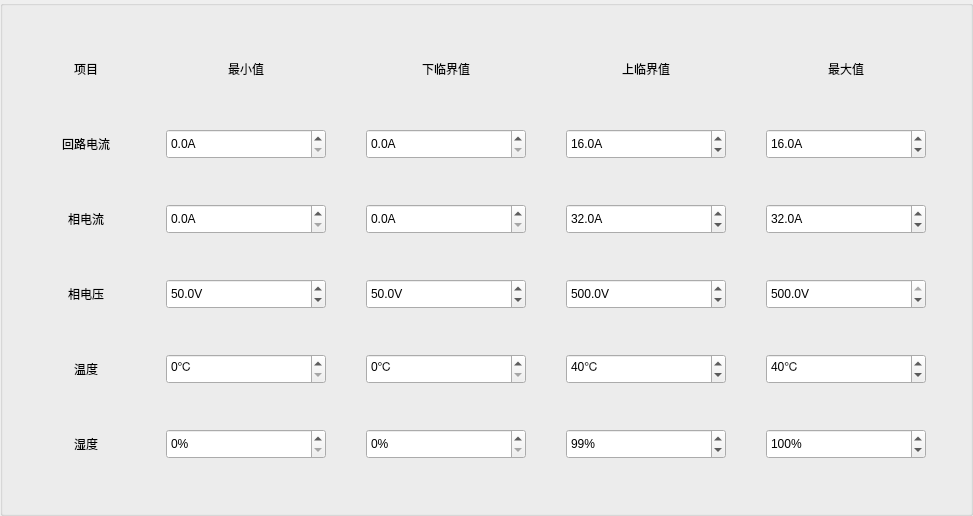
<?xml version="1.0" encoding="UTF-8"?>
<ui version="4.0">
 <class>Home_ZpduAlarmWid</class>
 <widget class="QWidget" name="Home_ZpduAlarmWid">
  <property name="geometry">
   <rect>
    <x>0</x>
    <y>0</y>
    <width>973</width>
    <height>516</height>
   </rect>
  </property>
  <property name="windowTitle">
   <string>Form</string>
  </property>
  <layout class="QGridLayout" name="gridLayout">
   <property name="leftMargin">
    <number>0</number>
   </property>
   <property name="topMargin">
    <number>0</number>
   </property>
   <property name="rightMargin">
    <number>0</number>
   </property>
   <property name="bottomMargin">
    <number>0</number>
   </property>
   <property name="spacing">
    <number>0</number>
   </property>
   <item row="0" column="0">
    <widget class="QGroupBox" name="groupBox_2">
     <property name="minimumSize">
      <size>
       <width>0</width>
       <height>30</height>
      </size>
     </property>
     <property name="title">
      <string/>
     </property>
     <layout class="QGridLayout" name="gridLayout_2">
      <item row="0" column="0">
       <widget class="QLabel" name="label_14">
        <property name="minimumSize">
         <size>
          <width>0</width>
          <height>30</height>
         </size>
        </property>
        <property name="maximumSize">
         <size>
          <width>80</width>
          <height>30</height>
         </size>
        </property>
        <property name="text">
         <string>项目</string>
        </property>
        <property name="alignment">
         <set>Qt::AlignCenter</set>
        </property>
       </widget>
      </item>
      <item row="0" column="1">
       <widget class="QLabel" name="label_10">
        <property name="minimumSize">
         <size>
          <width>0</width>
          <height>30</height>
         </size>
        </property>
        <property name="maximumSize">
         <size>
          <width>160</width>
          <height>30</height>
         </size>
        </property>
        <property name="text">
         <string>最小值</string>
        </property>
        <property name="alignment">
         <set>Qt::AlignCenter</set>
        </property>
       </widget>
      </item>
      <item row="0" column="2">
       <widget class="QLabel" name="label_11">
        <property name="minimumSize">
         <size>
          <width>0</width>
          <height>30</height>
         </size>
        </property>
        <property name="maximumSize">
         <size>
          <width>160</width>
          <height>30</height>
         </size>
        </property>
        <property name="text">
         <string>下临界值</string>
        </property>
        <property name="alignment">
         <set>Qt::AlignCenter</set>
        </property>
       </widget>
      </item>
      <item row="0" column="3">
       <widget class="QLabel" name="label_12">
        <property name="minimumSize">
         <size>
          <width>0</width>
          <height>30</height>
         </size>
        </property>
        <property name="maximumSize">
         <size>
          <width>160</width>
          <height>30</height>
         </size>
        </property>
        <property name="text">
         <string>上临界值</string>
        </property>
        <property name="alignment">
         <set>Qt::AlignCenter</set>
        </property>
       </widget>
      </item>
      <item row="0" column="4">
       <widget class="QLabel" name="label_13">
        <property name="minimumSize">
         <size>
          <width>0</width>
          <height>30</height>
         </size>
        </property>
        <property name="maximumSize">
         <size>
          <width>160</width>
          <height>30</height>
         </size>
        </property>
        <property name="text">
         <string>最大值</string>
        </property>
        <property name="alignment">
         <set>Qt::AlignCenter</set>
        </property>
       </widget>
      </item>
      <item row="1" column="0">
       <widget class="QLabel" name="label_17">
        <property name="minimumSize">
         <size>
          <width>0</width>
          <height>30</height>
         </size>
        </property>
        <property name="maximumSize">
         <size>
          <width>80</width>
          <height>16777215</height>
         </size>
        </property>
        <property name="text">
         <string>回路电流</string>
        </property>
        <property name="alignment">
         <set>Qt::AlignCenter</set>
        </property>
       </widget>
      </item>
      <item row="1" column="1">
       <widget class="QDoubleSpinBox" name="loopMinSpin">
        <property name="minimumSize">
         <size>
          <width>0</width>
          <height>30</height>
         </size>
        </property>
        <property name="maximumSize">
         <size>
          <width>160</width>
          <height>16777215</height>
         </size>
        </property>
        <property name="suffix">
         <string>A</string>
        </property>
        <property name="decimals">
         <number>1</number>
        </property>
        <property name="maximum">
         <double>300.000000000000000</double>
        </property>
       </widget>
      </item>
      <item row="1" column="2">
       <widget class="QDoubleSpinBox" name="loopCrMinSpin">
        <property name="minimumSize">
         <size>
          <width>0</width>
          <height>30</height>
         </size>
        </property>
        <property name="maximumSize">
         <size>
          <width>160</width>
          <height>16777215</height>
         </size>
        </property>
        <property name="suffix">
         <string>A</string>
        </property>
        <property name="decimals">
         <number>1</number>
        </property>
        <property name="maximum">
         <double>300.000000000000000</double>
        </property>
       </widget>
      </item>
      <item row="1" column="3">
       <widget class="QDoubleSpinBox" name="loopCrMaxSpin">
        <property name="minimumSize">
         <size>
          <width>0</width>
          <height>30</height>
         </size>
        </property>
        <property name="maximumSize">
         <size>
          <width>160</width>
          <height>16777215</height>
         </size>
        </property>
        <property name="suffix">
         <string>A</string>
        </property>
        <property name="decimals">
         <number>1</number>
        </property>
        <property name="maximum">
         <double>300.000000000000000</double>
        </property>
        <property name="value">
         <double>16.000000000000000</double>
        </property>
       </widget>
      </item>
      <item row="1" column="4">
       <widget class="QDoubleSpinBox" name="loopMaxSpin">
        <property name="minimumSize">
         <size>
          <width>0</width>
          <height>30</height>
         </size>
        </property>
        <property name="maximumSize">
         <size>
          <width>160</width>
          <height>16777215</height>
         </size>
        </property>
        <property name="suffix">
         <string>A</string>
        </property>
        <property name="decimals">
         <number>1</number>
        </property>
        <property name="maximum">
         <double>300.000000000000000</double>
        </property>
        <property name="value">
         <double>16.000000000000000</double>
        </property>
       </widget>
      </item>
      <item row="2" column="0">
       <widget class="QLabel" name="label_16">
        <property name="minimumSize">
         <size>
          <width>0</width>
          <height>30</height>
         </size>
        </property>
        <property name="maximumSize">
         <size>
          <width>80</width>
          <height>16777215</height>
         </size>
        </property>
        <property name="text">
         <string>相电流</string>
        </property>
        <property name="alignment">
         <set>Qt::AlignCenter</set>
        </property>
       </widget>
      </item>
      <item row="2" column="1">
       <widget class="QDoubleSpinBox" name="curMinSpin">
        <property name="minimumSize">
         <size>
          <width>0</width>
          <height>30</height>
         </size>
        </property>
        <property name="maximumSize">
         <size>
          <width>160</width>
          <height>16777215</height>
         </size>
        </property>
        <property name="suffix">
         <string>A</string>
        </property>
        <property name="decimals">
         <number>1</number>
        </property>
        <property name="maximum">
         <double>300.000000000000000</double>
        </property>
       </widget>
      </item>
      <item row="2" column="2">
       <widget class="QDoubleSpinBox" name="curCrMinSpin">
        <property name="minimumSize">
         <size>
          <width>0</width>
          <height>30</height>
         </size>
        </property>
        <property name="maximumSize">
         <size>
          <width>160</width>
          <height>16777215</height>
         </size>
        </property>
        <property name="suffix">
         <string>A</string>
        </property>
        <property name="decimals">
         <number>1</number>
        </property>
        <property name="maximum">
         <double>300.000000000000000</double>
        </property>
       </widget>
      </item>
      <item row="2" column="3">
       <widget class="QDoubleSpinBox" name="curCrMaxSpin">
        <property name="minimumSize">
         <size>
          <width>0</width>
          <height>30</height>
         </size>
        </property>
        <property name="maximumSize">
         <size>
          <width>160</width>
          <height>16777215</height>
         </size>
        </property>
        <property name="suffix">
         <string>A</string>
        </property>
        <property name="decimals">
         <number>1</number>
        </property>
        <property name="maximum">
         <double>300.000000000000000</double>
        </property>
        <property name="value">
         <double>32.000000000000000</double>
        </property>
       </widget>
      </item>
      <item row="2" column="4">
       <widget class="QDoubleSpinBox" name="curMaxSpin">
        <property name="minimumSize">
         <size>
          <width>0</width>
          <height>30</height>
         </size>
        </property>
        <property name="maximumSize">
         <size>
          <width>160</width>
          <height>16777215</height>
         </size>
        </property>
        <property name="suffix">
         <string>A</string>
        </property>
        <property name="decimals">
         <number>1</number>
        </property>
        <property name="maximum">
         <double>300.000000000000000</double>
        </property>
        <property name="value">
         <double>32.000000000000000</double>
        </property>
       </widget>
      </item>
      <item row="3" column="0">
       <widget class="QLabel" name="label_15">
        <property name="minimumSize">
         <size>
          <width>0</width>
          <height>30</height>
         </size>
        </property>
        <property name="maximumSize">
         <size>
          <width>80</width>
          <height>16777215</height>
         </size>
        </property>
        <property name="text">
         <string>相电压</string>
        </property>
        <property name="alignment">
         <set>Qt::AlignCenter</set>
        </property>
       </widget>
      </item>
      <item row="3" column="1">
       <widget class="QDoubleSpinBox" name="volMinSpin">
        <property name="minimumSize">
         <size>
          <width>0</width>
          <height>30</height>
         </size>
        </property>
        <property name="maximumSize">
         <size>
          <width>160</width>
          <height>16777215</height>
         </size>
        </property>
        <property name="suffix">
         <string>V</string>
        </property>
        <property name="decimals">
         <number>1</number>
        </property>
        <property name="maximum">
         <double>500.000000000000000</double>
        </property>
        <property name="value">
         <double>50.000000000000000</double>
        </property>
       </widget>
      </item>
      <item row="3" column="2">
       <widget class="QDoubleSpinBox" name="volCrMinSpin">
        <property name="minimumSize">
         <size>
          <width>0</width>
          <height>30</height>
         </size>
        </property>
        <property name="maximumSize">
         <size>
          <width>160</width>
          <height>16777215</height>
         </size>
        </property>
        <property name="suffix">
         <string>V</string>
        </property>
        <property name="decimals">
         <number>1</number>
        </property>
        <property name="maximum">
         <double>500.000000000000000</double>
        </property>
        <property name="value">
         <double>50.000000000000000</double>
        </property>
       </widget>
      </item>
      <item row="3" column="3">
       <widget class="QDoubleSpinBox" name="volCrMaxSpin">
        <property name="minimumSize">
         <size>
          <width>0</width>
          <height>30</height>
         </size>
        </property>
        <property name="maximumSize">
         <size>
          <width>160</width>
          <height>16777215</height>
         </size>
        </property>
        <property name="suffix">
         <string>V</string>
        </property>
        <property name="decimals">
         <number>1</number>
        </property>
        <property name="maximum">
         <double>600.000000000000000</double>
        </property>
        <property name="value">
         <double>500.000000000000000</double>
        </property>
       </widget>
      </item>
      <item row="3" column="4">
       <widget class="QDoubleSpinBox" name="volMaxSpin">
        <property name="minimumSize">
         <size>
          <width>0</width>
          <height>30</height>
         </size>
        </property>
        <property name="maximumSize">
         <size>
          <width>160</width>
          <height>16777215</height>
         </size>
        </property>
        <property name="suffix">
         <string>V</string>
        </property>
        <property name="decimals">
         <number>1</number>
        </property>
        <property name="maximum">
         <double>500.000000000000000</double>
        </property>
        <property name="value">
         <double>500.000000000000000</double>
        </property>
       </widget>
      </item>
      <item row="4" column="0">
       <widget class="QLabel" name="label_18">
        <property name="minimumSize">
         <size>
          <width>0</width>
          <height>30</height>
         </size>
        </property>
        <property name="maximumSize">
         <size>
          <width>80</width>
          <height>16777215</height>
         </size>
        </property>
        <property name="text">
         <string>温度</string>
        </property>
        <property name="alignment">
         <set>Qt::AlignCenter</set>
        </property>
       </widget>
      </item>
      <item row="4" column="1">
       <widget class="QDoubleSpinBox" name="temMinSpin">
        <property name="minimumSize">
         <size>
          <width>0</width>
          <height>30</height>
         </size>
        </property>
        <property name="maximumSize">
         <size>
          <width>160</width>
          <height>16777215</height>
         </size>
        </property>
        <property name="suffix">
         <string>℃</string>
        </property>
        <property name="decimals">
         <number>0</number>
        </property>
        <property name="maximum">
         <double>300.000000000000000</double>
        </property>
       </widget>
      </item>
      <item row="4" column="2">
       <widget class="QDoubleSpinBox" name="temCrMinSpin">
        <property name="minimumSize">
         <size>
          <width>0</width>
          <height>30</height>
         </size>
        </property>
        <property name="maximumSize">
         <size>
          <width>160</width>
          <height>16777215</height>
         </size>
        </property>
        <property name="suffix">
         <string>℃</string>
        </property>
        <property name="decimals">
         <number>0</number>
        </property>
        <property name="maximum">
         <double>300.000000000000000</double>
        </property>
       </widget>
      </item>
      <item row="4" column="3">
       <widget class="QDoubleSpinBox" name="temCrMaxSpin">
        <property name="minimumSize">
         <size>
          <width>0</width>
          <height>30</height>
         </size>
        </property>
        <property name="maximumSize">
         <size>
          <width>160</width>
          <height>16777215</height>
         </size>
        </property>
        <property name="suffix">
         <string>℃</string>
        </property>
        <property name="decimals">
         <number>0</number>
        </property>
        <property name="maximum">
         <double>300.000000000000000</double>
        </property>
        <property name="value">
         <double>40.000000000000000</double>
        </property>
       </widget>
      </item>
      <item row="4" column="4">
       <widget class="QDoubleSpinBox" name="temMaxSpin">
        <property name="minimumSize">
         <size>
          <width>0</width>
          <height>30</height>
         </size>
        </property>
        <property name="maximumSize">
         <size>
          <width>160</width>
          <height>16777215</height>
         </size>
        </property>
        <property name="suffix">
         <string>℃</string>
        </property>
        <property name="decimals">
         <number>0</number>
        </property>
        <property name="maximum">
         <double>300.000000000000000</double>
        </property>
        <property name="value">
         <double>40.000000000000000</double>
        </property>
       </widget>
      </item>
      <item row="5" column="0">
       <widget class="QLabel" name="label_19">
        <property name="minimumSize">
         <size>
          <width>0</width>
          <height>30</height>
         </size>
        </property>
        <property name="maximumSize">
         <size>
          <width>80</width>
          <height>16777215</height>
         </size>
        </property>
        <property name="text">
         <string>湿度</string>
        </property>
        <property name="alignment">
         <set>Qt::AlignCenter</set>
        </property>
       </widget>
      </item>
      <item row="5" column="1">
       <widget class="QDoubleSpinBox" name="humMinSpin">
        <property name="minimumSize">
         <size>
          <width>0</width>
          <height>30</height>
         </size>
        </property>
        <property name="maximumSize">
         <size>
          <width>160</width>
          <height>16777215</height>
         </size>
        </property>
        <property name="suffix">
         <string>%</string>
        </property>
        <property name="decimals">
         <number>0</number>
        </property>
        <property name="maximum">
         <double>300.000000000000000</double>
        </property>
       </widget>
      </item>
      <item row="5" column="2">
       <widget class="QDoubleSpinBox" name="humCrMinSpin">
        <property name="minimumSize">
         <size>
          <width>0</width>
          <height>30</height>
         </size>
        </property>
        <property name="maximumSize">
         <size>
          <width>160</width>
          <height>16777215</height>
         </size>
        </property>
        <property name="suffix">
         <string>%</string>
        </property>
        <property name="decimals">
         <number>0</number>
        </property>
        <property name="maximum">
         <double>300.000000000000000</double>
        </property>
       </widget>
      </item>
      <item row="5" column="3">
       <widget class="QDoubleSpinBox" name="humCrMaxSpin">
        <property name="minimumSize">
         <size>
          <width>0</width>
          <height>30</height>
         </size>
        </property>
        <property name="maximumSize">
         <size>
          <width>160</width>
          <height>16777215</height>
         </size>
        </property>
        <property name="suffix">
         <string>%</string>
        </property>
        <property name="decimals">
         <number>0</number>
        </property>
        <property name="maximum">
         <double>300.000000000000000</double>
        </property>
        <property name="value">
         <double>99.000000000000000</double>
        </property>
       </widget>
      </item>
      <item row="5" column="4">
       <widget class="QDoubleSpinBox" name="humMaxSpin">
        <property name="minimumSize">
         <size>
          <width>0</width>
          <height>30</height>
         </size>
        </property>
        <property name="maximumSize">
         <size>
          <width>160</width>
          <height>16777215</height>
         </size>
        </property>
        <property name="suffix">
         <string>%</string>
        </property>
        <property name="decimals">
         <number>0</number>
        </property>
        <property name="maximum">
         <double>300.000000000000000</double>
        </property>
        <property name="value">
         <double>100.000000000000000</double>
        </property>
       </widget>
      </item>
     </layout>
    </widget>
   </item>
  </layout>
 </widget>
 <resources/>
 <connections/>
</ui>
